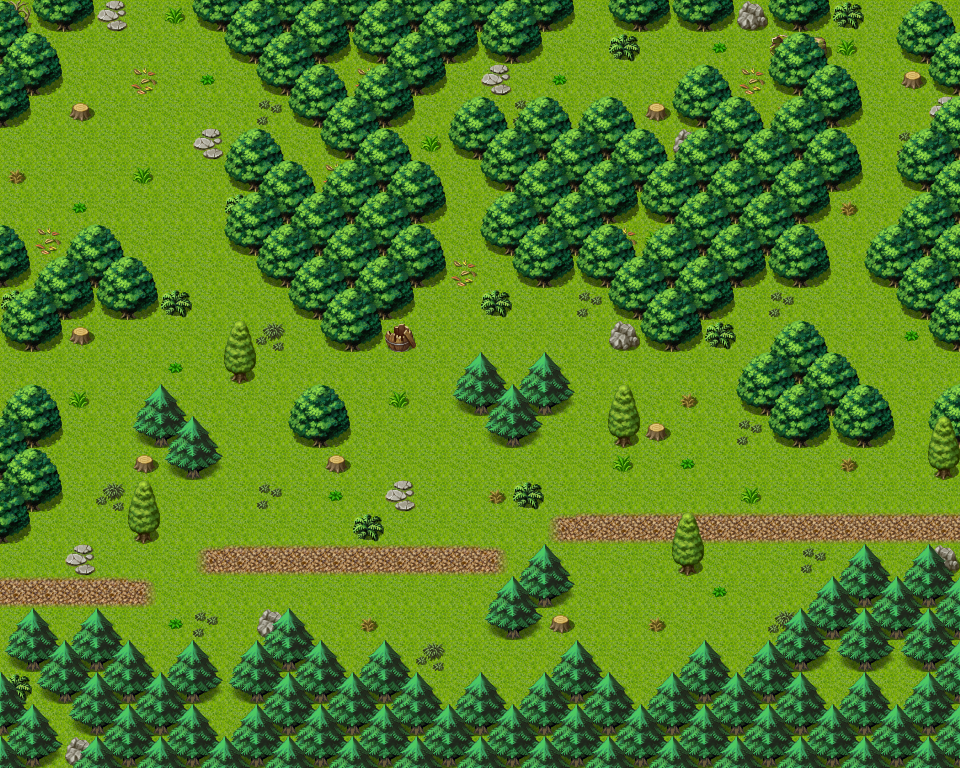

A level layout from a 2D game, rendered from its tile map. Below: a short description, then the map file with tile-grid data replaced by summaries:
An orthogonal 30x24 tile map with 32x32 px tiles, 3 tile layers (Ground, Objects, Above), 1 hidden layer not drawn, 40 tilesets and 16 objects (9x mapchange, 7x spawn).

<map version="1.0" orientation="orthogonal" width="30" height="24" tilewidth="32" tileheight="32">
 <properties>
  <property name="outside" value="1" />
 </properties>
 <tileset firstgid="1" name="map_bed_1" tilewidth="32" tileheight="32">
  <image source="../drawable/map_bed_1.png" width="512" height="256" />
 </tileset>
 <tileset firstgid="129" name="map_border_1" tilewidth="32" tileheight="32">
  <image source="../drawable/map_border_1.png" width="512" height="256" />
 </tileset>
 <tileset firstgid="257" name="map_bridge_1" tilewidth="32" tileheight="32">
  <image source="../drawable/map_bridge_1.png" width="512" height="256" />
 </tileset>
 <tileset firstgid="385" name="map_broken_1" tilewidth="32" tileheight="32">
  <image source="../drawable/map_broken_1.png" width="512" height="256" />
 </tileset>
 <tileset firstgid="513" name="map_cavewall_1" tilewidth="32" tileheight="32">
  <image source="../drawable/map_cavewall_1.png" width="576" height="192" />
 </tileset>
 <tileset firstgid="621" name="map_cavewall_2" tilewidth="32" tileheight="32">
  <image source="../drawable/map_cavewall_2.png" width="576" height="192" />
 </tileset>
 <tileset firstgid="729" name="map_cavewall_3" tilewidth="32" tileheight="32">
  <image source="../drawable/map_cavewall_3.png" width="576" height="192" />
 </tileset>
 <tileset firstgid="837" name="map_chair_table_1" tilewidth="32" tileheight="32">
  <image source="../drawable/map_chair_table_1.png" width="512" height="256" />
 </tileset>
 <tileset firstgid="965" name="map_crate_1" tilewidth="32" tileheight="32">
  <image source="../drawable/map_crate_1.png" width="512" height="256" />
 </tileset>
 <tileset firstgid="1093" name="map_cupboard_1" tilewidth="32" tileheight="32">
  <image source="../drawable/map_cupboard_1.png" width="512" height="256" />
 </tileset>
 <tileset firstgid="1221" name="map_curtain_1" tilewidth="32" tileheight="32">
  <image source="../drawable/map_curtain_1.png" width="512" height="256" />
 </tileset>
 <tileset firstgid="1349" name="map_entrance_1" tilewidth="32" tileheight="32">
  <image source="../drawable/map_entrance_1.png" width="512" height="256" />
 </tileset>
 <tileset firstgid="1477" name="map_fence_1" tilewidth="32" tileheight="32">
  <image source="../drawable/map_fence_1.png" width="512" height="256" />
 </tileset>
 <tileset firstgid="1605" name="map_fence_2" tilewidth="32" tileheight="32">
  <image source="../drawable/map_fence_2.png" width="512" height="256" />
 </tileset>
 <tileset firstgid="1733" name="map_ground_1" tilewidth="32" tileheight="32">
  <image source="../drawable/map_ground_1.png" width="512" height="256" />
 </tileset>
 <tileset firstgid="1861" name="map_ground_2" tilewidth="32" tileheight="32">
  <image source="../drawable/map_ground_2.png" width="512" height="256" />
 </tileset>
 <tileset firstgid="1989" name="map_ground_3" tilewidth="32" tileheight="32">
  <image source="../drawable/map_ground_3.png" width="512" height="256" />
 </tileset>
 <tileset firstgid="2117" name="map_ground_4" tilewidth="32" tileheight="32">
  <image source="../drawable/map_ground_4.png" width="512" height="256" />
 </tileset>
 <tileset firstgid="2245" name="map_ground_5" tilewidth="32" tileheight="32">
  <image source="../drawable/map_ground_5.png" width="512" height="256" />
 </tileset>
 <tileset firstgid="2373" name="map_ground_6" tilewidth="32" tileheight="32">
  <image source="../drawable/map_ground_6.png" width="512" height="256" />
 </tileset>
 <tileset firstgid="2501" name="map_ground_7" tilewidth="32" tileheight="32">
  <image source="../drawable/map_ground_7.png" width="512" height="256" />
 </tileset>
 <tileset firstgid="2629" name="map_ground_8" tilewidth="32" tileheight="32">
  <image source="../drawable/map_ground_8.png" width="512" height="256" />
 </tileset>
 <tileset firstgid="2757" name="map_indoor_1" tilewidth="32" tileheight="32">
  <image source="../drawable/map_indoor_1.png" width="512" height="256" />
 </tileset>
 <tileset firstgid="2885" name="map_kitchen_1" tilewidth="32" tileheight="32">
  <image source="../drawable/map_kitchen_1.png" width="512" height="256" />
 </tileset>
 <tileset firstgid="3013" name="map_outdoor_1" tilewidth="32" tileheight="32">
  <image source="../drawable/map_outdoor_1.png" width="512" height="256" />
 </tileset>
 <tileset firstgid="3141" name="map_pillar_1" tilewidth="32" tileheight="32">
  <image source="../drawable/map_pillar_1.png" width="512" height="256" />
 </tileset>
 <tileset firstgid="3269" name="map_plant_1" tilewidth="32" tileheight="32">
  <image source="../drawable/map_plant_1.png" width="512" height="256" />
 </tileset>
 <tileset firstgid="3397" name="map_rock_1" tilewidth="32" tileheight="32">
  <image source="../drawable/map_rock_1.png" width="512" height="256" />
 </tileset>
 <tileset firstgid="3525" name="map_roof_1" tilewidth="32" tileheight="32">
  <image source="../drawable/map_roof_1.png" width="512" height="256" />
 </tileset>
 <tileset firstgid="3653" name="map_roof_2" tilewidth="32" tileheight="32">
  <image source="../drawable/map_roof_2.png" width="512" height="256" />
 </tileset>
 <tileset firstgid="3781" name="map_shop_1" tilewidth="32" tileheight="32">
  <image source="../drawable/map_shop_1.png" width="512" height="256" />
 </tileset>
 <tileset firstgid="3909" name="map_sign_ladder_1" tilewidth="32" tileheight="32">
  <image source="../drawable/map_sign_ladder_1.png" width="512" height="256" />
 </tileset>
 <tileset firstgid="4037" name="map_table_1" tilewidth="32" tileheight="32">
  <image source="../drawable/map_table_1.png" width="512" height="256" />
 </tileset>
 <tileset firstgid="4165" name="map_trail_1" tilewidth="32" tileheight="32">
  <image source="../drawable/map_trail_1.png" width="512" height="256" />
 </tileset>
 <tileset firstgid="4293" name="map_tree_1" tilewidth="32" tileheight="32">
  <image source="../drawable/map_tree_1.png" width="512" height="256" />
 </tileset>
 <tileset firstgid="4421" name="map_wall_1" tilewidth="32" tileheight="32">
  <image source="../drawable/map_wall_1.png" width="512" height="256" />
 </tileset>
 <tileset firstgid="4549" name="map_wall_2" tilewidth="32" tileheight="32">
  <image source="../drawable/map_wall_2.png" width="480" height="256" />
 </tileset>
 <tileset firstgid="4669" name="map_wall_3" tilewidth="32" tileheight="32">
  <image source="../drawable/map_wall_3.png" width="480" height="256" />
 </tileset>
 <tileset firstgid="4789" name="map_window_1" tilewidth="32" tileheight="32">
  <image source="../drawable/map_window_1.png" width="512" height="256" />
 </tileset>
 <tileset firstgid="4917" name="map_window_2" tilewidth="32" tileheight="32">
  <image source="../drawable/map_window_2.png" width="512" height="256" />
 </tileset>
 <layer name="Ground" width="30" height="24">
  <data>[720 cells, 720 non-empty, 3 distinct tile ids]</data>
 </layer>
 <layer name="Objects" width="30" height="24">
  <data>[720 cells, 299 non-empty, 24 distinct tile ids]</data>
 </layer>
 <layer name="Above" width="30" height="24">
  <data>[720 cells, 111 non-empty, 5 distinct tile ids]</data>
 </layer>
 <layer name="Walkable" width="30" height="24" visible="0">
  <data>[720 cells, 325 non-empty, 1 distinct tile ids]</data>
 </layer>
 <objectgroup name="Mapevents" width="30" height="24" visible="0">
  <object name="west" type="mapchange" x="2" y="548" width="32" height="96">
   <properties>
    <property name="map" value="wild6" />
    <property name="place" value="east" />
   </properties>
  </object>
  </objectgroup>
 <objectgroup name="Spawn" width="30" height="24" visible="0">
  <!-- 7 objects omitted --></objectgroup>
 <objectgroup name="Keys" width="30" height="24" visible="0" />
</map>
<!-- 15 of 16 objects omitted -->
